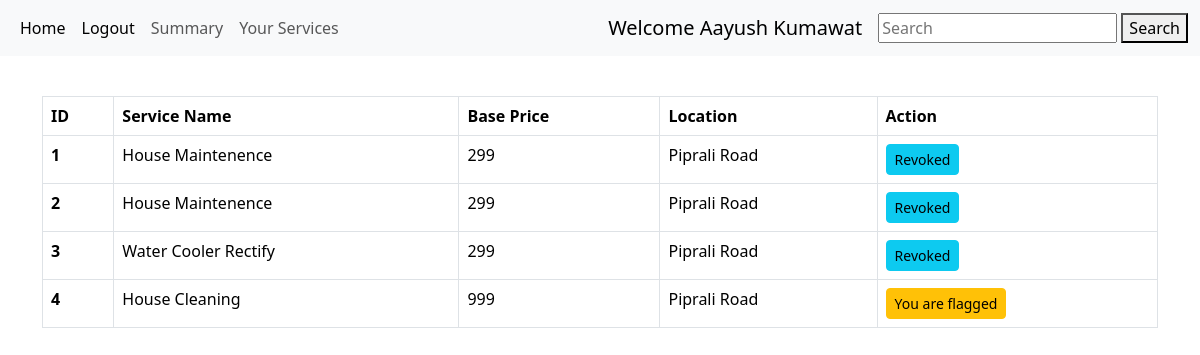
/customer/1/Aayush Kumawat/services, run on an earlier commit of the app's database.
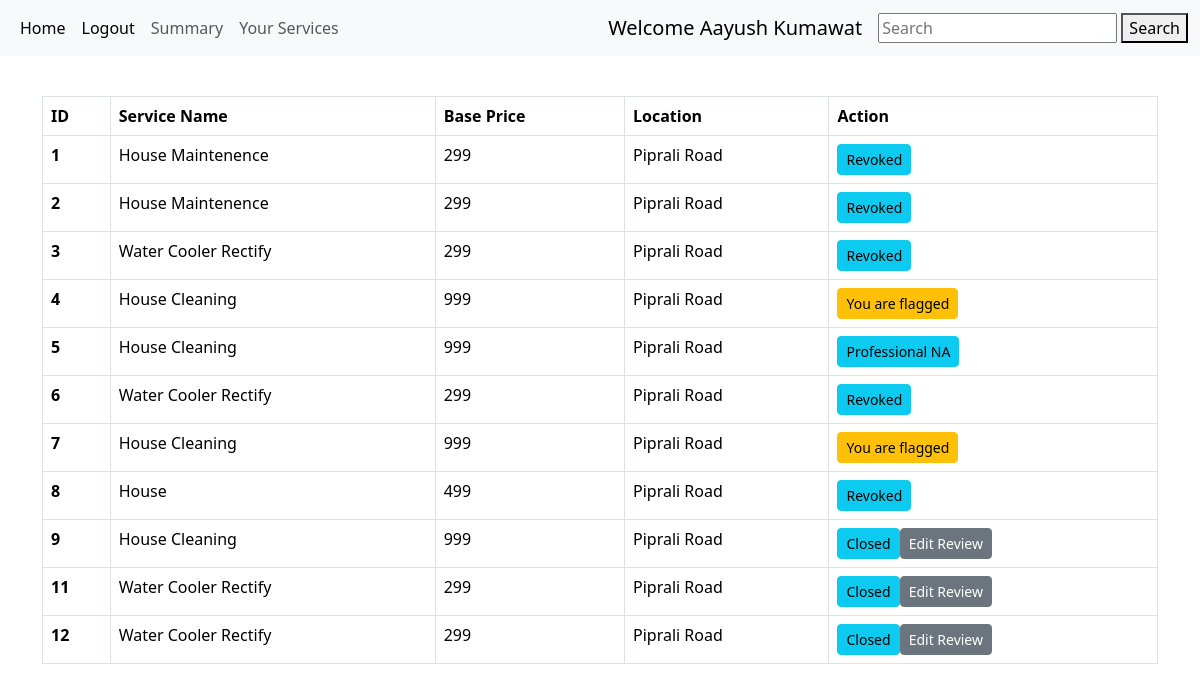
And on a later commit of the database.
### models.py (models this page shows)
class User(db.Model):
    id = db.Column(db.Integer, primary_key=True)
    email = db.Column(db.String(32), unique=True , nullable=False)
    password = db.Column(db.String(256), nullable=False)
    name = db.Column(db.String(64), nullable=False)
    address = db.Column(db.String(64), nullable=False)
    pincode = db.Column(db.Integer , nullable=False)
    role = db.Column(db.Boolean, nullable=False, default=1)
    flag = db.Column(db.Integer,nullable = True, default = 0)  #count the number of flag points
    status = db.Column(db.Integer , nullable=False, default = 1)  #to block status =2 , status =1 normal
    running = db.relationship("Running", backref = 'user',cascade = "all,delete",lazy = True)

class Running(db.Model):
    id = db.Column(db.Integer, primary_key=True)
    u_id = db.Column(db.Integer, db.ForeignKey('user.id'), nullable= False)  #it must be not unique as we store all data , back or present.
    s_id = db.Column(db.Integer, db.ForeignKey('services.id') , nullable=False)
    p_id = db.Column(db.Integer, db.ForeignKey('professional.id'),default='Null')
    c_id = db.Column(db.Integer, db.ForeignKey('category.id') , nullable=False)
    date_time_created = db.Column(db.DateTime, nullable=False)
    date_time_closed = db.Column(db.DateTime, nullable=True)
    ratings = db.Column(db.String(64), nullable=False, default=0)
    status = db.Column(db.String(64), nullable=False, default='pending')
    remarks = db.Column(db.String(64), default=None)

class Services(db.Model):
    id = db.Column(db.Integer, primary_key=True)
    c_id = db.Column(db.Integer, db.ForeignKey('category.id'),nullable=False)    #category fk
    name = db.Column(db.String(64), nullable=False)
    base_price = db.Column(db.Integer , nullable=False)
    description = db.Column(db.String(64), nullable=False)
    professional = db.relationship("Professional", backref = 'services',cascade = "all,delete",lazy = True)
    running = db.relationship("Running", backref = 'services',cascade = "all,delete",lazy = True)

### routes.py (the view)
@app.route('/customer/<uid>/<user>/services',methods=['GET','POST'])
def all_customer_services(uid,user):
    services = get_all_services_by_customer(uid)   # running services uid is customer id , cid we call category id , don't confuse.
    return render_template('customer_services.html',services=services,user=user,id=uid)

### routes.py (called while the page is built)
def get_all_services_by_customer(customer_id):
    services = Running.query.filter_by(u_id = customer_id).all()  #will give list of obj services u_id is user id.
    return services

### templates/customer_services.html (shortened to what this page needs)
{% extends 'layout.html' %}
{% block content %}
<div style="margin-top: 40px;">
  <table class="table table-bordered">
    <thead>
      <tr>
        <th scope="col">ID</th>
        <th scope="col">Service Name</th>
        <th scope="col">Base Price</th>
        <th scope="col">Location</th>
        <th scope="col">Action</th>
      </tr>
    </thead>
    <tbody>
      {% if services %}
      {% for service in services %}
      <tr>
        <th scope="row">{{service.id}}</th>
        <td>{{service.services.name}}</td>
        <td>{{service.services.base_price}}</td>
        <td>{{service.user.address}}</td>
        {% if service.status == 'pending' %}
        <td><button type="button" class="btn btn-info btn-sm">{{service.status}}</button><a href="/customer/{{id}}/{{user}}/services/revoke" type="button" class="btn btn-warning btn-sm">Revoke</a></td>
        {% elif service.status == 'Accepted' %}
        <td><button type="button" class="btn btn-info btn-sm">{{service.status}}</button><a href="/customer/{{id}}/{{user}}/services/close" type="button" class="btn btn-warning btn-sm">Close it</a></td>
        {% elif service.status == 'Revoked' %}
        <td><button type="button" class="btn btn-info btn-sm">Revoked</button></td>
        {% elif service.status == 'closed' %}
        <td><button type="button" class="btn btn-info btn-sm">Closed</button><a href="/customer/{{id}}/{{user}}/services/edit_review" type="button" class="btn btn-secondary btn-sm">Edit Review</a></td>
        {% elif service.status == 'Reported' %}
        <td><button type="button" class="btn btn-warning btn-sm">You are flagged</button></td>
        {% elif service.status == 'Professional NA' %}
        <td><button type="button" class="btn btn-info btn-sm">Professional NA</button>
        {% endif %}
      </tr>
      {% endfor %}
      {% endif %}
{% endblock %}

### templates/layout.html (shortened to what this page needs)
<!DOCTYPE html>
<html lang="en">
<head>
  <link rel="stylesheet" href="/static/styles/style.css">
  <link href="https://cdn.jsdelivr.net/npm/bootstrap@5.3.3/dist/css/bootstrap.min.css" rel="stylesheet">
</head>
<body>
  <div class="container">
    {% block content %}
    {% endblock %}
</body>
</html>

### templates/navbar_customer.html
{% block content %}
<nav class="navbar navbar-expand-lg bg-body-tertiary">
  <div class="container-fluid">
    <div class="collapse navbar-collapse" id="navbarSupportedContent">
      <ul class="navbar-nav me-auto mb-2 mb-lg-0">
        <li class="nav-item">
          <a class="nav-link active" aria-current="page" href="/customer/{{user}}">Home</a>
        </li>
        <li class="nav-item">
          <a class="nav-link active" aria-current="page" href="/">Logout</a>
        </li>
        <li class="nav-item">
          <a class="nav-link" href="/customer/{{id}}/{{user}}/summary">Summary</a>
        </li>
        <li class="nav-item">
          <a class="nav-link" href="/customer/{{id}}/{{user}}/services">Your Services</a>
        </li>
      </ul>
      <a class="navbar-brand" href="#">Welcome {{user}}</a>
    </div>
    <form action="/search/customer/{{user}}/services/" class="form-inline my-2 my-lg-0" method="POST">
      <input class="mr-sm-2" type="search" name="search_txt" placeholder="Search">
      <button type="submit">Search</button>
    </form>
  </div>
</nav>
{% endblock %}

### static/styles/style.css (style rules this page uses)
* { margin: 0px; }

What changed in the data, as far as the page shows it:
added Running: id "5", services.name "House Cleaning", services.base_price "999", user.address "Piprali Road", status "Professional NA"
added Running: id "6", services.name "Water Cooler Rectify", services.base_price "299", user.address "Piprali Road", status "Revoked"
added Running: id "7", services.name "House Cleaning", services.base_price "999", user.address "Piprali Road", status "You are flagged"
added Running: id "8", services.name "House", services.base_price "499", user.address "Piprali Road", status "Revoked"
added Running: id "9", services.name "House Cleaning", services.base_price "999", user.address "Piprali Road"
added Running: id "11", services.name "Water Cooler Rectify", services.base_price "299", user.address "Piprali Road"
added Running: id "12", services.name "Water Cooler Rectify", services.base_price "299", user.address "Piprali Road"
